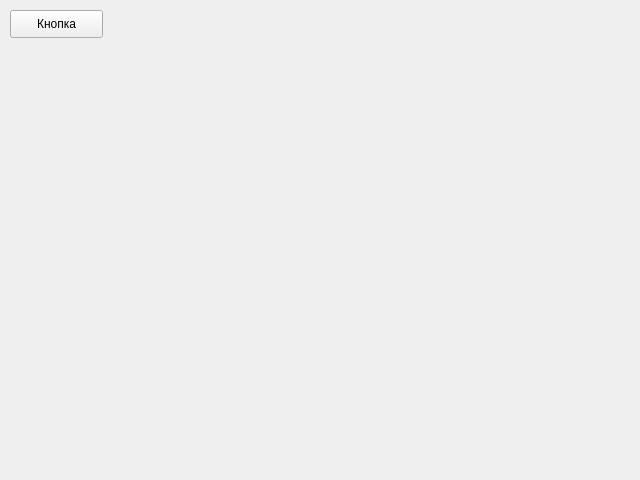
<?xml version="1.0" encoding="UTF-8"?>
<ui version="4.0">
 <class>MainWindow</class>
 <widget class="QMainWindow" name="MainWindow">
  <property name="geometry">
   <rect>
    <x>0</x>
    <y>0</y>
    <width>640</width>
    <height>480</height>
   </rect>
  </property>
  <property name="windowTitle">
   <string>Git и желтые окружности</string>
  </property>
  <widget class="QWidget" name="centralwidget">
   <property name="sizePolicy">
    <sizepolicy hsizetype="Fixed" vsizetype="Fixed">
     <horstretch>0</horstretch>
     <verstretch>0</verstretch>
    </sizepolicy>
   </property>
   <widget class="QPushButton" name="button">
    <property name="geometry">
     <rect>
      <x>10</x>
      <y>10</y>
      <width>93</width>
      <height>28</height>
     </rect>
    </property>
    <property name="text">
     <string>Кнопка</string>
    </property>
   </widget>
  </widget>
 </widget>
 <resources/>
 <connections/>
</ui>
